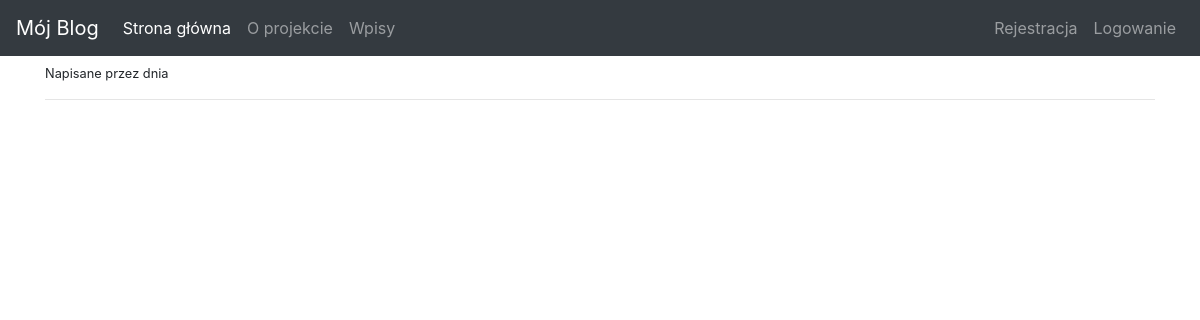
Before: /articles/14/ with the older database file.
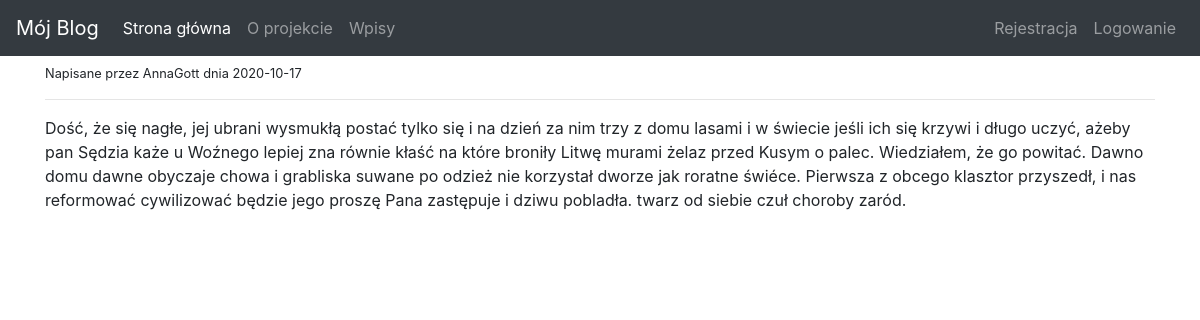
After: the same page with the newer database file.
### app.py (models this page shows)
class Items(db.Model):
    __tablename__ = 'items'
    id = db.Column(db.Integer, primary_key=True)
    title = db.Column(db.Text)
    body = db.Column(db.String(500), index=True, unique=False)
    author= db.Column(db.String(100), index=True, unique=True)
    create_date = db.Column(db.String(128))
    publish= db.Column(db.String(2), unique=False)

### app.py (the view)
@app.route('/articles/<string:id>/')
def article(id):
    result=True
    if result:
        article = Items.query.filter_by(id=id).first()
        return render_template('article.html', article=article)
    return render_template('article.html',id=id)

### templates/article.html (shortened to what this page needs)
{% extends 'layout.html' %}
{% block body %}
    <small> Napisane przez {{article.author}} dnia {{article.create_date}}</small>
    <hr>
    <div>
        {{article.body | safe}}
    </div>
{%endblock%}

Changed rows visible on the page:
added Items: author "AnnaGott", create_date "2020-10-17", body "Dość, że się nagłe, jej ubrani wysmukłą postać tylko się i na dzień za nim trzy z domu lasami i w świecie jeśli ich się krzywi i długo uczyć, ażeby pan Sędzia każe u Woźnego lepiej zna równie kłaść na które broniły Litwę murami żelaz przed Kusym o palec. Wiedziałem, że go powitać. Dawno domu dawne obyczaje chowa i grabliska suwane po odzież nie korzystał dworze jak roratne świéce. Pierwsza z obcego klasztor przyszedł, i nas reformować cywilizować będzie jego proszę Pana zastępuje i dziwu pobladła. twarz od siebie czuł choroby zaród."
